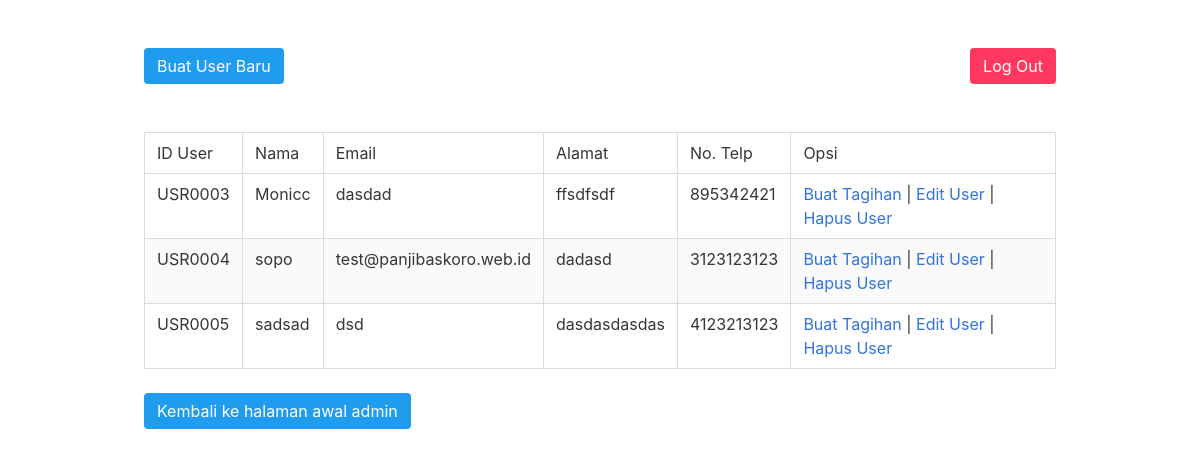
/apto-admin/kelola-user.php (signed in), run on the app's committed database.
### tables this page shows
CREATE TABLE `apto_user` (
  `iduser` varchar(8) NOT NULL,
  `nama` varchar(70) NOT NULL,
  `email` varchar(35) NOT NULL,
  `alamat` varchar(100) DEFAULT NULL,
  `notelp` varchar(20) DEFAULT NULL,
  `jk` varchar(1) DEFAULT NULL,
  `username` varchar(15) DEFAULT NULL,
  `password` varchar(50) DEFAULT NULL,
  `level` int(1) DEFAULT NULL,
  `status` int(1) DEFAULT NULL,
  `tingkat` varchar(8) NOT NULL,
  PRIMARY KEY (`iduser`,`tingkat`),
  UNIQUE KEY `iduser_UNIQUE` (`iduser`),
  KEY `idx_apto_user_iduser` (`iduser`),
  KEY `fk_apto_user_1_idx` (`tingkat`),
  CONSTRAINT `fk_apto_user_1` FOREIGN KEY (`tingkat`) REFERENCES `apto_tingkat` (`kodetingkat`) ON DELETE NO ACTION ON UPDATE NO ACTION
);

### apto-admin/kelola-user.php (the view, shortened to what this page needs)
<?php
include_once("../req/database.php");
$id ="2";
$qu = $mysqli->prepare("SELECT iduser,nama,email,alamat,notelp,jk FROM apto_user where level=?");
$qu->bind_param('s',$id);
$qu->execute();
$qu->bind_result($iduser,$nama,$email,$alamat,$notelp,$jk);
?>
<!DOCTYPE html>
<html lang="en">
<head>
    <link rel="stylesheet" href="../req/bulma/css/bulma.min.css">
</head>
<body>
    <div class="hero">
        <div class="container">
            <div class="hero-body">
            <div class="level">
                <div class="level-left">
                    <div class="level-items">
                    <a href="buat-user.php" class="button is-normal is-info">Buat User Baru</a><br/><br/>
                    </div>
                </div>
                <div class="level-right">
                <div class="level-items">
                    <a href="logout-admin.php" class="button is-normal is-danger">Log Out</a><br/><br/>
                    </div>
                </div>
            </div>
    <table border=1 class="table is-bordered is-striped is-hoverable">
            <thead>
                <tr>
                    <td>ID User</td>
                    <td>Nama</td>
                    <td>Email</td>
                    <td>Alamat</td>
                    <td>No. Telp</td>
                    <td>Opsi</td>
                </tr>
            </thead>
            <tbody>
            <?php
                while($qu->fetch()){
                    echo "<tr>
                    <td>$iduser</td>
                    <td>$nama</td>
                    <td>$email</td>
                    <td>$alamat</td>
                    <td>$notelp</td>
                    <td><a href=\"bubut.php?iduser=$iduser\">Buat Tagihan</a> | <a href=\"edit-user.php?iduser=$iduser\">Edit User</a> | <a href=\"proses.php?iduser=$iduser&submit=hapus user\">Hapus User</a></td>
                </tr>";
                }
            ?>
            </tbody>
    </table>
    <a href="index.php" class="button is-normal is-info">Kembali ke halaman awal admin</a>
            </div>
        </div>
    </div>
</body>
</html>

### data on the page
apto_user: iduser "USR0003", nama "Monicc", email "dasdad", alamat "ffsdfsdf", notelp "895342421"
apto_user: iduser "USR0004", nama "sopo", email "test@panjibaskoro.web.id", alamat "dadasd", notelp "3123123123"
apto_user: iduser "USR0005", nama "sadsad", email "dsd", alamat "dasdasdasdas", notelp "4123213123"
